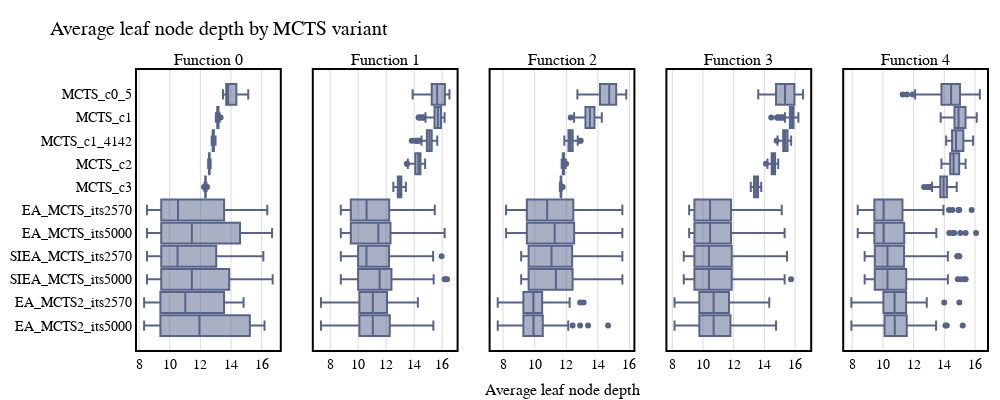
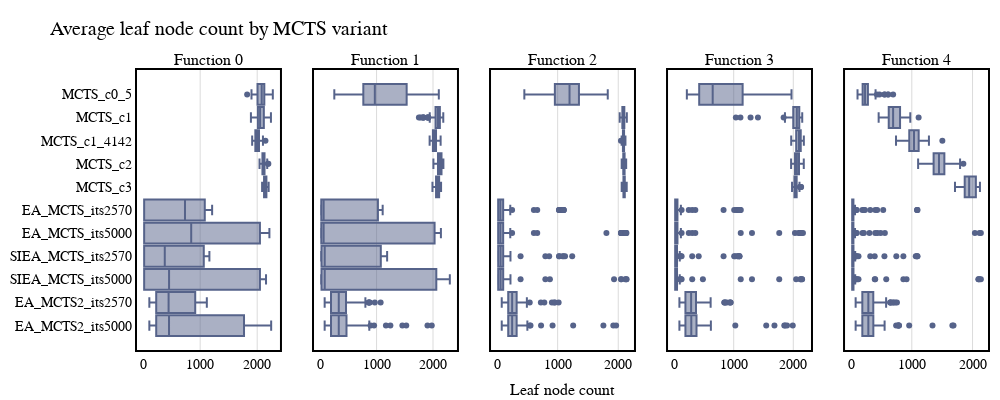

Here is the notebook cell these charts were saved with, in order:
### Code cell
#LEAF NODES DEPTHS

#CP: FOP boxplot best reward path
#define variables
#logs_path = os.path.join("Outputs","FO_single_decision_4")
titles = ["Average leaf node depth by MCTS variant", "Average leaf node count by MCTS variant"]
boxplot_data = ["avg_leaf_node_depth", "leaf_node_count"]
xaxis_name = ["Average leaf node depth", "Leaf node count"]
dticks = [2, 1000]
assert len(titles) == len(boxplot_data), "Titles and boxplot_data must have the same length"

for i in range(len(titles)):
    logs = lm.read_csv(os.path.join(logs_path, "logs_by_run.csv"))
    title_text = titles[i]
    y_columns = [boxplot_data[i]]

    plot_separation_column = "Function_index"
    x_column = "player_name"#"current_iterations"#"pg_game_turn"
    #sort dataset according to order:
    logs["player_name"] = pd.Categorical(logs["player_name"], data_order)
    logs = logs.sort_values("player_name")

    #change SIEA2_its2570 for EA2_its2570
    for name_replace in name_replaces.keys():
         logs["player_name"] = logs["player_name"].replace(name_replace, name_replaces[name_replace])

    #Calculate uniques
    plot_identifiers = logs[plot_separation_column].unique()
    #sort plot identifiers
    plot_identifiers = sorted(plot_identifiers, key=lambda x: x)
    #box_group_identifiers = logs[box_group_column].unique()
    print("plot_identifiers", plot_identifiers)
    #print("box_group_identifiers", box_group_identifiers)

    #Create figure
    n_rows = len(y_columns)
    
    fig = make_subplots(rows=n_rows
                            ,cols=len(plot_identifiers)
                            ,shared_xaxes=True
                            ,shared_yaxes=True
                            #,vertical_spacing=0.04
                            #,row_heights=[1/n_rows for _ in range(n_rows)]
                            ,subplot_titles = ["Function " + str(i) for i in plot_identifiers]*n_rows
                            #, specs=[[{"secondary_y": True}] for _ in range(n_plots+1)]
                            ,x_title=xaxis_name[i]
                            #,y_title='Max reward path'
                            #,print_grid=True
                            )

    for row, y_column in enumerate(y_columns):
        for col, plot_identifier in enumerate(plot_identifiers):
            #for group_id, box_group_identifier in enumerate(box_group_identifiers):
                data = logs[logs[plot_separation_column] == plot_identifier]
                #data = data[data[box_group_column] == box_group_identifier]
            
                #print(data[x_column].unique())
                fig.add_trace(go.Box(x=data[y_column]#[0 for _ in range(len(data))]#data[x_column]
                                    ,y=data[x_column]
                                    #,name=str(box_group_identifier)
                                    , width=0.9
                                    ,showlegend=False#row==0
                                    #,legendgroup=str(box_group_identifier)
                                    ,orientation = "h"
                                    , marker={"color":colors[1]}
                                    )
                                ,row=row + 1
                                ,col=col + 1)

    fig.update_layout(margin=dict(l=70, r=10, t=70, b=50)
                            ,width=1000
                            ,height=400
                            ,plot_bgcolor='rgba(0,0,0,0)'
                            #,plot_bgcolor="lightgray"
                            #,boxmode='group'
                            ,font = dict(family = "Arial", size = 14, color = "black")
                            ,legend=dict(
                                title = "Rewards by MCTS variant"
                                ,orientation="h"
                                ,yanchor="top"
                                ,y=-0.075
                                ,xanchor="center"
                                ,x=0.4
                                ,bgcolor="white"#"lightgray"#"rgba(200, 255, 255, 0.8)"
                                ,font = dict(family = "Arial", size = 14, color = "black")
                                ,bordercolor="Black"
                                ,borderwidth=2
                                ,itemsizing='trace'
                                ,itemwidth = 30
                                ) 
                            )
    fig.update_layout(boxmode='group')
    fig.update_xaxes(showline=True
                            , linewidth=2
                            , linecolor='black'
                            , mirror=True
                            ,showgrid=True
                            , gridcolor="black"
                            , gridwidth=0.15
                            #, nticks=5
                            #,tickmode = 'linear'
                            , tick0 = 0
                            , dtick=dticks[i]
                            #,range= [0,1]
                            )

    fig.update_yaxes(showline=True
                        ,mirror=True
                        , linewidth=2
                        , linecolor='black'
                        )
    #give title to the plot
    fig.update_layout(title_text=title_text)

    fig.write_image(os.path.join(logs_path, title_text.replace(" ", "_").replace("-","_")+".png"))
    fig.show()

### Figure 1 — Plotly figure (JSON) as saved in the notebook; plotly's stock layout.template omitted (floating-point values rounded to 4 significant figures; data arrays with more than 128 entries replaced by an {"elided": "..."} marker saying what was removed)
{"data": [{"marker": {"color": "#56638A"}, "orientation": "h", "showlegend": false, "type": "box", "width": 0.9, "x": {"elided": "1100 float values"}, "xaxis": "x", "y": {"elided": "1100 str values"}, "yaxis": "y"}, {"marker": {"color": "#56638A"}, "orientation": "h", "showlegend": false, "type": "box", "width": 0.9, "x": {"elided": "1100 float values"}, "xaxis": "x2", "y": {"elided": "1100 str values"}, "yaxis": "y2"}, {"marker": {"color": "#56638A"}, "orientation": "h", "showlegend": false, "type": "box", "width": 0.9, "x": {"elided": "1100 float values"}, "xaxis": "x3", "y": {"elided": "1100 str values"}, "yaxis": "y3"}, {"marker": {"color": "#56638A"}, "orientation": "h", "showlegend": false, "type": "box", "width": 0.9, "x": {"elided": "1100 float values"}, "xaxis": "x4", "y": {"elided": "1100 str values"}, "yaxis": "y4"}, {"marker": {"color": "#56638A"}, "orientation": "h", "showlegend": false, "type": "box", "width": 0.9, "x": {"elided": "1100 float values"}, "xaxis": "x5", "y": {"elided": "1100 str values"}, "yaxis": "y5"}], "layout": {"annotations": [{"font": {"size": 16}, "showarrow": false, "text": "Function 0", "x": 0.084, "xanchor": "center", "xref": "paper", "y": 1, "yanchor": "bottom", "yref": "paper"}, {"font": {"size": 16}, "showarrow": false, "text": "Function 1", "x": 0.292, "xanchor": "center", "xref": "paper", "y": 1, "yanchor": "bottom", "yref": "paper"}, {"font": {"size": 16}, "showarrow": false, "text": "Function 2", "x": 0.5, "xanchor": "center", "xref": "paper", "y": 1, "yanchor": "bottom", "yref": "paper"}, {"font": {"size": 16}, "showarrow": false, "text": "Function 3", "x": 0.708, "xanchor": "center", "xref": "paper", "y": 1, "yanchor": "bottom", "yref": "paper"}, {"font": {"size": 16}, "showarrow": false, "text": "Function 4", "x": 0.916, "xanchor": "center", "xref": "paper", "y": 1, "yanchor": "bottom", "yref": "paper"}, {"font": {"size": 16}, "showarrow": false, "text": "Average leaf node depth", "x": 0.5, "xanchor": "center", "xref": "paper", "y": 0, "yanchor": "top", "yref": "paper", "yshift": -30}], "boxmode": "group", "font": {"color": "black", "family": "Arial", "size": 14}, "height": 400, "legend": {"bgcolor": "white", "bordercolor": "Black", "borderwidth": 2, "font": {"color": "black", "family": "Arial", "size": 14}, "itemsizing": "trace", "itemwidth": 30, "orientation": "h", "title": {"text": "Rewards by MCTS variant"}, "x": 0.4, "xanchor": "center", "y": -0.075, "yanchor": "top"}, "margin": {"b": 50, "l": 70, "r": 10, "t": 70}, "plot_bgcolor": "rgba(0,0,0,0)", "title": {"text": "Average leaf node depth by MCTS variant"}, "width": 1000, "xaxis": {"anchor": "y", "domain": [0, 0.168], "dtick": 2, "gridcolor": "black", "gridwidth": 0.15, "linecolor": "black", "linewidth": 2, "mirror": true, "showgrid": true, "showline": true, "tick0": 0}, "xaxis2": {"anchor": "y2", "domain": [0.208, 0.376], "dtick": 2, "gridcolor": "black", "gridwidth": 0.15, "linecolor": "black", "linewidth": 2, "mirror": true, "showgrid": true, "showline": true, "tick0": 0}, "xaxis3": {"anchor": "y3", "domain": [0.416, 0.584], "dtick": 2, "gridcolor": "black", "gridwidth": 0.15, "linecolor": "black", "linewidth": 2, "mirror": true, "showgrid": true, "showline": true, "tick0": 0}, "xaxis4": {"anchor": "y4", "domain": [0.624, 0.792], "dtick": 2, "gridcolor": "black", "gridwidth": 0.15, "linecolor": "black", "linewidth": 2, "mirror": true, "showgrid": true, "showline": true, "tick0": 0}, "xaxis5": {"anchor": "y5", "domain": [0.832, 1], "dtick": 2, "gridcolor": "black", "gridwidth": 0.15, "linecolor": "black", "linewidth": 2, "mirror": true, "showgrid": true, "showline": true, "tick0": 0}, "yaxis": {"anchor": "x", "domain": [0, 1], "linecolor": "black", "linewidth": 2, "mirror": true, "showline": true}, "yaxis2": {"anchor": "x2", "domain": [0, 1], "linecolor": "black", "linewidth": 2, "matches": "y", "mirror": true, "showline": true, "showticklabels": false}, "yaxis3": {"anchor": "x3", "domain": [0, 1], "linecolor": "black", "linewidth": 2, "matches": "y", "mirror": true, "showline": true, "showticklabels": false}, "yaxis4": {"anchor": "x4", "domain": [0, 1], "linecolor": "black", "linewidth": 2, "matches": "y", "mirror": true, "showline": true, "showticklabels": false}, "yaxis5": {"anchor": "x5", "domain": [0, 1], "linecolor": "black", "linewidth": 2, "matches": "y", "mirror": true, "showline": true, "showticklabels": false}}}

### Figure 2 — Plotly figure (JSON) as saved in the notebook; plotly's stock layout.template omitted (floating-point values rounded to 4 significant figures; data arrays with more than 128 entries replaced by an {"elided": "..."} marker saying what was removed)
{"data": [{"marker": {"color": "#56638A"}, "orientation": "h", "showlegend": false, "type": "box", "width": 0.9, "x": {"elided": "1100 int values"}, "xaxis": "x", "y": {"elided": "1100 str values"}, "yaxis": "y"}, {"marker": {"color": "#56638A"}, "orientation": "h", "showlegend": false, "type": "box", "width": 0.9, "x": {"elided": "1100 int values"}, "xaxis": "x2", "y": {"elided": "1100 str values"}, "yaxis": "y2"}, {"marker": {"color": "#56638A"}, "orientation": "h", "showlegend": false, "type": "box", "width": 0.9, "x": {"elided": "1100 int values"}, "xaxis": "x3", "y": {"elided": "1100 str values"}, "yaxis": "y3"}, {"marker": {"color": "#56638A"}, "orientation": "h", "showlegend": false, "type": "box", "width": 0.9, "x": {"elided": "1100 int values"}, "xaxis": "x4", "y": {"elided": "1100 str values"}, "yaxis": "y4"}, {"marker": {"color": "#56638A"}, "orientation": "h", "showlegend": false, "type": "box", "width": 0.9, "x": {"elided": "1100 int values"}, "xaxis": "x5", "y": {"elided": "1100 str values"}, "yaxis": "y5"}], "layout": {"annotations": [{"font": {"size": 16}, "showarrow": false, "text": "Function 0", "x": 0.084, "xanchor": "center", "xref": "paper", "y": 1, "yanchor": "bottom", "yref": "paper"}, {"font": {"size": 16}, "showarrow": false, "text": "Function 1", "x": 0.292, "xanchor": "center", "xref": "paper", "y": 1, "yanchor": "bottom", "yref": "paper"}, {"font": {"size": 16}, "showarrow": false, "text": "Function 2", "x": 0.5, "xanchor": "center", "xref": "paper", "y": 1, "yanchor": "bottom", "yref": "paper"}, {"font": {"size": 16}, "showarrow": false, "text": "Function 3", "x": 0.708, "xanchor": "center", "xref": "paper", "y": 1, "yanchor": "bottom", "yref": "paper"}, {"font": {"size": 16}, "showarrow": false, "text": "Function 4", "x": 0.916, "xanchor": "center", "xref": "paper", "y": 1, "yanchor": "bottom", "yref": "paper"}, {"font": {"size": 16}, "showarrow": false, "text": "Leaf node count", "x": 0.5, "xanchor": "center", "xref": "paper", "y": 0, "yanchor": "top", "yref": "paper", "yshift": -30}], "boxmode": "group", "font": {"color": "black", "family": "Arial", "size": 14}, "height": 400, "legend": {"bgcolor": "white", "bordercolor": "Black", "borderwidth": 2, "font": {"color": "black", "family": "Arial", "size": 14}, "itemsizing": "trace", "itemwidth": 30, "orientation": "h", "title": {"text": "Rewards by MCTS variant"}, "x": 0.4, "xanchor": "center", "y": -0.075, "yanchor": "top"}, "margin": {"b": 50, "l": 70, "r": 10, "t": 70}, "plot_bgcolor": "rgba(0,0,0,0)", "title": {"text": "Average leaf node count by MCTS variant"}, "width": 1000, "xaxis": {"anchor": "y", "domain": [0, 0.168], "dtick": 1000, "gridcolor": "black", "gridwidth": 0.15, "linecolor": "black", "linewidth": 2, "mirror": true, "showgrid": true, "showline": true, "tick0": 0}, "xaxis2": {"anchor": "y2", "domain": [0.208, 0.376], "dtick": 1000, "gridcolor": "black", "gridwidth": 0.15, "linecolor": "black", "linewidth": 2, "mirror": true, "showgrid": true, "showline": true, "tick0": 0}, "xaxis3": {"anchor": "y3", "domain": [0.416, 0.584], "dtick": 1000, "gridcolor": "black", "gridwidth": 0.15, "linecolor": "black", "linewidth": 2, "mirror": true, "showgrid": true, "showline": true, "tick0": 0}, "xaxis4": {"anchor": "y4", "domain": [0.624, 0.792], "dtick": 1000, "gridcolor": "black", "gridwidth": 0.15, "linecolor": "black", "linewidth": 2, "mirror": true, "showgrid": true, "showline": true, "tick0": 0}, "xaxis5": {"anchor": "y5", "domain": [0.832, 1], "dtick": 1000, "gridcolor": "black", "gridwidth": 0.15, "linecolor": "black", "linewidth": 2, "mirror": true, "showgrid": true, "showline": true, "tick0": 0}, "yaxis": {"anchor": "x", "domain": [0, 1], "linecolor": "black", "linewidth": 2, "mirror": true, "showline": true}, "yaxis2": {"anchor": "x2", "domain": [0, 1], "linecolor": "black", "linewidth": 2, "matches": "y", "mirror": true, "showline": true, "showticklabels": false}, "yaxis3": {"anchor": "x3", "domain": [0, 1], "linecolor": "black", "linewidth": 2, "matches": "y", "mirror": true, "showline": true, "showticklabels": false}, "yaxis4": {"anchor": "x4", "domain": [0, 1], "linecolor": "black", "linewidth": 2, "matches": "y", "mirror": true, "showline": true, "showticklabels": false}, "yaxis5": {"anchor": "x5", "domain": [0, 1], "linecolor": "black", "linewidth": 2, "matches": "y", "mirror": true, "showline": true, "showticklabels": false}}}
